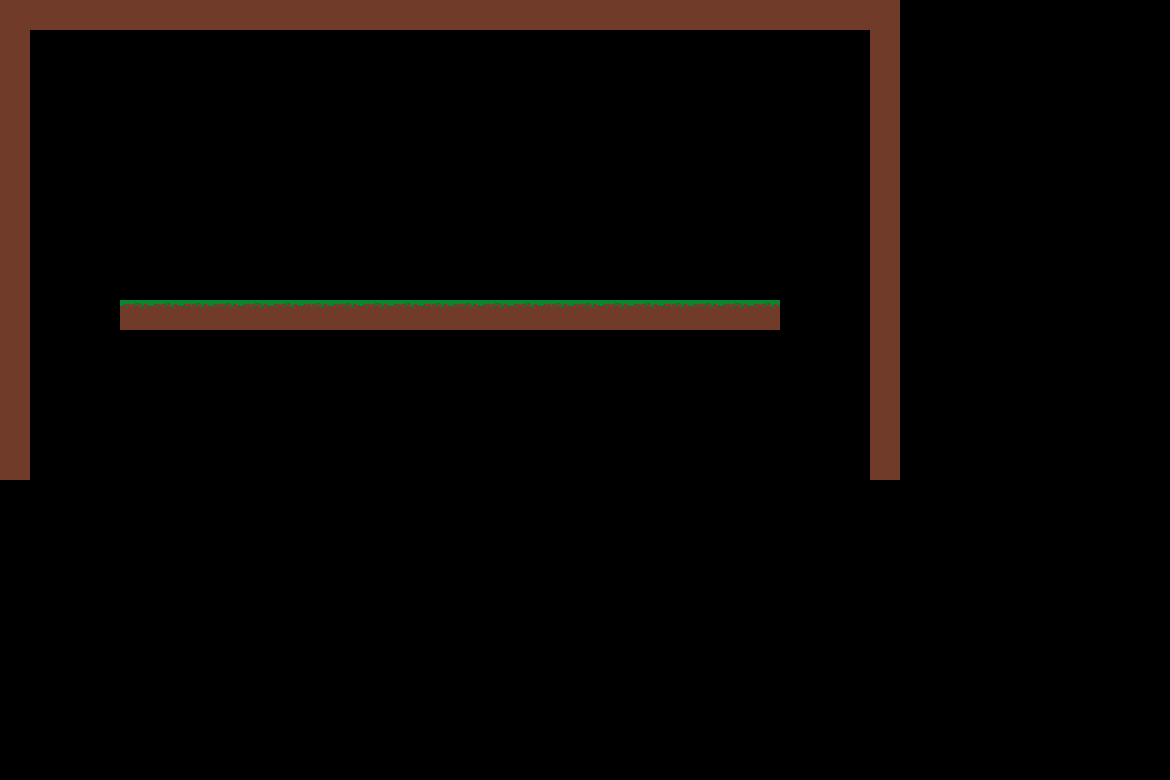

The image is a tile-based game level rendered from a .tmx file. Its description and complete source (layers, tilesets, objects, tile grids) follow:
An orthogonal 39x26 tile map with 30x30 px tiles, 1 tile layer (Tile Layer 1).

<map version="1.10" tiledversion="1.10.1" orientation="orthogonal" renderorder="right-down" width="39" height="26" tilewidth="30" tileheight="30" infinite="0" nextlayerid="2" nextobjectid="1">
 <tileset firstgid="1" source="tileset.tsx" />
 <layer id="1" name="Tile Layer 1" width="39" height="26">
  <data encoding="csv">
36,36,36,36,36,36,36,36,36,36,36,36,36,36,36,36,36,36,36,36,36,36,36,36,36,36,36,36,36,36,0,0,0,0,0,0,0,0,0,
36,0,0,0,0,0,0,0,0,0,0,0,0,0,0,0,0,0,0,0,0,0,0,0,0,0,0,0,0,36,0,0,0,0,0,0,0,0,0,
36,0,0,0,0,0,0,0,0,0,0,0,0,0,0,0,0,0,0,0,0,0,0,0,0,0,0,0,0,36,0,0,0,0,0,0,0,0,0,
36,0,0,0,0,0,0,0,0,0,0,0,0,0,0,0,0,0,0,0,0,0,0,0,0,0,0,0,0,36,0,0,0,0,0,0,0,0,0,
36,0,0,0,0,0,0,0,0,0,0,0,0,0,0,0,0,0,0,0,0,0,0,0,0,0,0,0,0,36,0,0,0,0,0,0,0,0,0,
36,0,0,0,0,0,0,0,0,0,0,0,0,0,0,0,0,0,0,0,0,0,0,0,0,0,0,0,0,36,0,0,0,0,0,0,0,0,0,
36,0,0,0,0,0,0,0,0,0,0,0,0,0,0,0,0,0,0,0,0,0,0,0,0,0,0,0,0,36,0,0,0,0,0,0,0,0,0,
36,0,0,0,0,0,0,0,0,0,0,0,0,0,0,0,0,0,0,0,0,0,0,0,0,0,0,0,0,36,0,0,0,0,0,0,0,0,0,
36,0,0,0,0,0,0,0,0,0,0,0,0,0,0,0,0,0,0,0,0,0,0,0,0,0,0,0,0,36,0,0,0,0,0,0,0,0,0,
36,0,0,0,0,0,0,0,0,0,0,0,0,0,0,0,0,0,0,0,0,0,0,0,0,0,0,0,0,36,0,0,0,0,0,0,0,0,0,
36,0,0,0,51,51,51,51,51,51,51,51,51,51,51,51,51,51,51,51,51,51,51,51,51,51,0,0,0,36,0,0,0,0,0,0,0,0,0,
36,0,0,0,0,0,0,0,0,0,0,0,0,0,0,0,0,0,0,0,0,0,0,0,0,0,0,0,0,36,0,0,0,0,0,0,0,0,0,
36,0,0,0,0,0,0,0,0,0,0,0,0,0,0,0,0,0,0,0,0,0,0,0,0,0,0,0,0,36,0,0,0,0,0,0,0,0,0,
36,0,0,0,0,0,0,0,0,0,0,0,0,0,0,0,0,0,0,0,0,0,0,0,0,0,0,0,0,36,0,0,0,0,0,0,0,0,0,
36,0,0,0,0,0,0,0,0,0,0,0,0,0,0,0,0,0,0,0,0,0,0,0,0,0,0,0,0,36,0,0,0,0,0,0,0,0,0,
36,0,0,0,0,0,0,0,0,0,0,0,0,0,0,0,0,0,0,0,0,0,0,0,0,0,0,0,0,36,0,0,0,0,0,0,0,0,0,
0,0,0,0,0,0,0,0,0,0,0,0,0,0,0,0,0,0,0,0,0,0,0,0,0,0,0,0,0,0,0,0,0,0,0,0,0,0,0,
0,0,0,0,0,0,0,0,0,0,0,0,0,0,0,0,0,0,0,0,0,0,0,0,0,0,0,0,0,0,0,0,0,0,0,0,0,0,0,
0,0,0,0,0,0,0,0,0,0,0,0,0,0,0,0,0,0,0,0,0,0,0,0,0,0,0,0,0,0,0,0,0,0,0,0,0,0,0,
0,0,0,0,0,0,0,0,0,0,0,0,0,0,0,0,0,0,0,0,0,0,0,0,0,0,0,0,0,0,0,0,0,0,0,0,0,0,0,
0,0,0,0,0,0,0,0,0,0,0,0,0,0,0,0,0,0,0,0,0,0,0,0,0,0,0,0,0,0,0,0,0,0,0,0,0,0,0,
0,0,0,0,0,0,0,0,0,0,0,0,0,0,0,0,0,0,0,0,0,0,0,0,0,0,0,0,0,0,0,0,0,0,0,0,0,0,0,
0,0,0,0,0,0,0,0,0,0,0,0,0,0,0,0,0,0,0,0,0,0,0,0,0,0,0,0,0,0,0,0,0,0,0,0,0,0,0,
0,0,0,0,0,0,0,0,0,0,0,0,0,0,0,0,0,0,0,0,0,0,0,0,0,0,0,0,0,0,0,0,0,0,0,0,0,0,0,
0,0,0,0,0,0,0,0,0,0,0,0,0,0,0,0,0,0,0,0,0,0,0,0,0,0,0,0,0,0,0,0,0,0,0,0,0,0,0,
0,0,0,0,0,0,0,0,0,0,0,0,0,0,0,0,0,0,0,0,0,0,0,0,0,0,0,0,0,0,0,0,0,0,0,0,0,0,0
</data>
 </layer>
</map>
